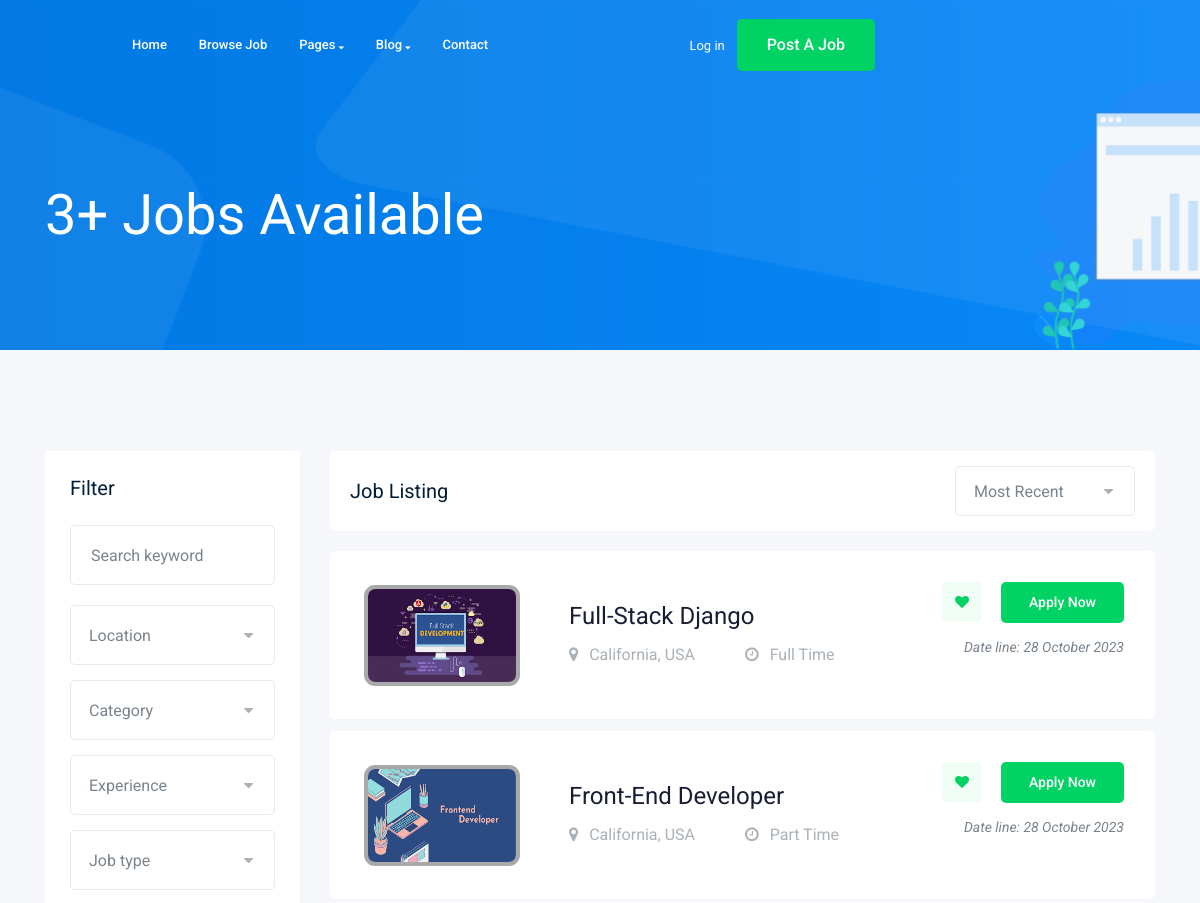
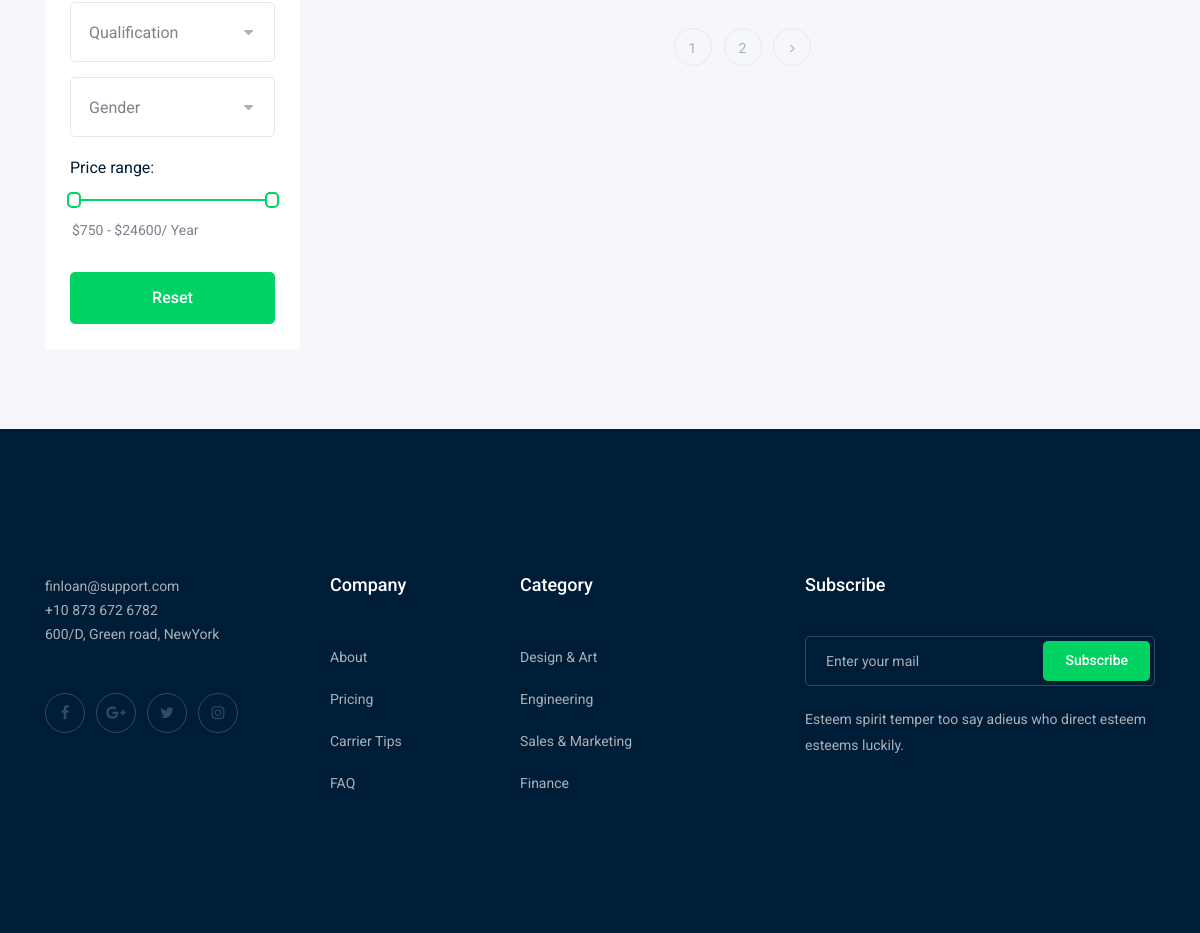
Screenshot of /jobs/ with the database file from the repository (2 pictures, top to bottom).
### job/models.py (models this page shows, shortened)
class Job(models.Model):  # table
    title = models.CharField(max_length=104)  # column
    jop_type = models.CharField(max_length=104, choices=JOP_TYPE)
    description = models.TextField(max_length=1000)
    Published_at = models.DateTimeField(auto_now=True)
    vacancy = models.IntegerField(default=1)
    experience = models.IntegerField(default=0)
    salary = models.DecimalField(max_digits=6, decimal_places=2, default=100.00)
    category = models.ForeignKey('Category', on_delete=models.CASCADE)
    image = models.ImageField(upload_to=img_upload)
    slug = models.SlugField(blank=True, null=True)
    def __str__(self):
        return self.title

### job/views.py (the view)
# urls.py: path('', views.jobs),
def jobs(request):
    jobs = Job.objects.all()
    paginator = Paginator(jobs, 2)  # Show 25 contacts per page.
    page_number = request.GET.get("page")
    page_obj = paginator.get_page(page_number)
    context = {'jobs': page_obj,'j':jobs}
    return render(request, "job/jobs.html", context)

### job/templates/job/jobs.html (shortened to what this page needs)
{% extends 'base.html' %}
{% block body %}
    <div class="bradcam_area bradcam_bg_1">
        <div class="container">
            <div class="row">
                <div class="col-xl-12">
                    <div class="bradcam_text">
                        <h3>{{ j.count }}+ Jobs Available</h3>
                    </div>
                </div>
            </div>
        </div>
    </div>
    <div class="job_listing_area plus_padding">
        <div class="container">
            <div class="row">
                <div class="col-lg-3">
                    <div class="job_filter white-bg">
                        <div class="form_inner white-bg">
                            <h3>Filter</h3>
                            <form action="#">
                                <div class="row">
                                    <div class="col-lg-12">
                                        <div class="single_field">
                                            <input type="text" placeholder="Search keyword">
                                        </div>
                                    </div>
                                    <div class="col-lg-12">
                                    </div>
                                    <div class="col-lg-12">
                                    </div>
                                    <div class="col-lg-12">
                                    </div>
                                    <div class="col-lg-12">
                                    </div>
                                    <div class="col-lg-12">
                                    </div>
                                    <div class="col-lg-12">
                                    </div>
                                </div>
                            </form>
                        </div>
                        <div class="range_wrap">
                            <label for="amount">Price range:</label>
                            <div id="slider-range"></div>
                            <p>
                                <input type="text" id="amount" readonly
                                       style="border:0; color:#7A838B; font-size: 14px; font-weight:400;">
                            </p>
                        </div>
                        <div class="reset_btn">
                            <button class="boxed-btn3 w-100" type="submit">Reset</button>
                        </div>
                    </div>
                </div>
                <div class="col-lg-9">
                    <div class="recent_joblist_wrap">
                        <div class="recent_joblist white-bg ">
                            <div class="row align-items-center">
                                <div class="col-md-6">
                                    <h4>Job Listing</h4>
                                </div>
                                <div class="col-md-6">
                                    <div class="serch_cat d-flex justify-content-end">
                                    </div>
                                </div>
                            </div>
                        </div>
                    </div>
                    {% if jobs.has_other_pages %}
                        <div class="job_lists m-0">
                            <div class="row">
                                {% for job in jobs %}
                                    <div class="col-lg-12 col-md-12">
                                        <div class="single_jobs white-bg d-flex justify-content-between">
                                            <div class="jobs_left d-flex align-items-center">
                                                <div class="thumb" style="float: left;
                                            width: 175px;
                                            height: 106px;
                                            -webkit-border-radius: 5px;
                                            -moz-border-radius: 5px;
                                            border-radius: 13px;
                                            padding: 0px;
                                            background: white;
                                            margin-right: 33px;
                                            border: 3px solid white;">
                                                    <a href="{% url 'jobs:job_details' job.slug %}">
                                                        <img src="{{ job.image.url }}" alt=""
                                                             style="vertical-align: middle;width: 156px;height: 101px;
                                                             border: darkgrey 4px solid;border-radius: 11px">
                                                    </a>
                                                </div>
                                                <div class="jobs_conetent">
                                                    <a href="{% url 'jobs:job_details' job.slug %}"><h4>{{ job }}</h4></a>
                                                    <div class="links_locat d-flex align-items-center">
                                                        <div class="location">
                                                            <p><i class="fa fa-map-marker"></i> California, USA</p>
                                                        </div>
                                                        <div class="location">
                                                            <p><i class="fa fa-clock-o"></i> {{ job.jop_type }}</p>
                                                        </div>
                                                    </div>
                                                </div>
                                            </div>
                                            <div class="jobs_right">
                                                <div class="apply_now">
                                                    <a class="heart_mark" href="#"> <i class="fa fa-heart"></i> </a>
                                                    <a href="{% url 'jobs:job_details' job.id %}" class="boxed-btn3">Apply
                                                        Now</a>
                                                </div>
                                                <div class="date">
                                                    <p>Date line: {{ job.Published_at|date:'d F Y' }}</p>
                                                </div>
                                            </div>
                                        </div>
                                    </div>
                                {% endfor %}
                            </div>
                        </div>
                        <div class="row">
                            <div class="col-lg-12">
                                <div class="pagination_wrap">
                                    <ul>
                                    {% for j in jobs.paginator.page_range %}
                                        <li><a href="?page={{ j }}"><span>{{ j }}</span></a></li>
                                    {% endfor %}
                                        {% if jobs.has_next %}
                                            <li><a href="?page={{ jobs.next_page_number }}">
                                                <i class="fa fa-angle-right" aria-hidden="true"></i> </a>
                                            </li>
                                        {% endif %}
                                    </ul>
                                </div>
                            </div>
                        </div>
                    {% endif %}
                </div>
            </div>
        </div>
    </div>
{% endblock body %}

### rows the page displays
Job: image (picture), title "Full-Stack Django", jop_type "Full Time", Published_at "28 October 2023"
Job: image (picture), title "Front-End Developer", jop_type "Part Time", Published_at "28 October 2023"

### other values shown
{{ j.count }} "3"
{{ j }} "1" "2"
